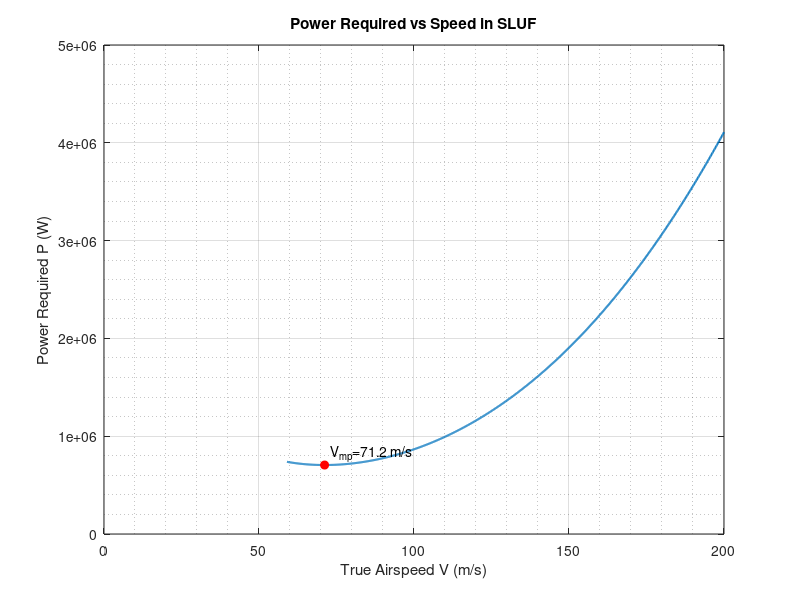

MATLAB code to generate this figure: (Note: this script raises an error after producing the figure.)
% Written by : Mendel SAVADOGO
% LinkedIn : www.linkedin.com/in/bruno-mendel-savadogo
% Last modification date : 01/07/2025
% Description : MATLAB code source for SLUF ***PowerRequired_vs_Speed.m***
% PowerRequired_vs_Speed.m
clear; close all

% given constants
CD0 = 0.016;       % zero‑lift drag
K   = 0.045;       % induced drag factor
S   = 50;          % wing area [m^2]
W   = 160e3;       % weight [N]
rho = 1.225;       % sea‑level density

% stall speed for Cl_max = 1.5
Cl_max = 1.5;
V_stall = sqrt(W/(0.5*rho*S*Cl_max));

% Build speed vector
V = linspace(V_stall, 200, 1000);

% drag components (as before)
A = CD0 * 0.5 * rho * S;
B = K * W^2 / (0.5 * rho * S);
D_profile = A .* V.^2;
D_induced = B .* V.^(-2);
D_total   = D_profile + D_induced;

% power required
P_required = D_total .* V;   % P = D * V

% find minimum‑power speed
[~, idx] = min(P_required);
V_mp = V(idx);
P_min = P_required(idx);

% Plot
figure(3)
plot(V, P_required, 'LineWidth',1.5)
hold on; grid on, grid minor

plot(V_mp, P_min, 'ro', 'MarkerFaceColor','r')
text(V_mp, P_min*1.05, sprintf('  V_{mp}=%.1f m/s', V_mp), ...
     'VerticalAlignment','bottom')

xlabel('True Airspeed V (m/s)')
ylabel('Power Required P (W)')
title('Power Required vs Speed in SLUF')
xlim([0 200])

% overlay drag curves for context (comment out if unwanted):
yyaxis right
plot(V, D_total, '--', 'DisplayName','Drag (N)')
ylabel('Drag D (N)')
legend('Power Required','Min‑Power Point','Location','northwest')
